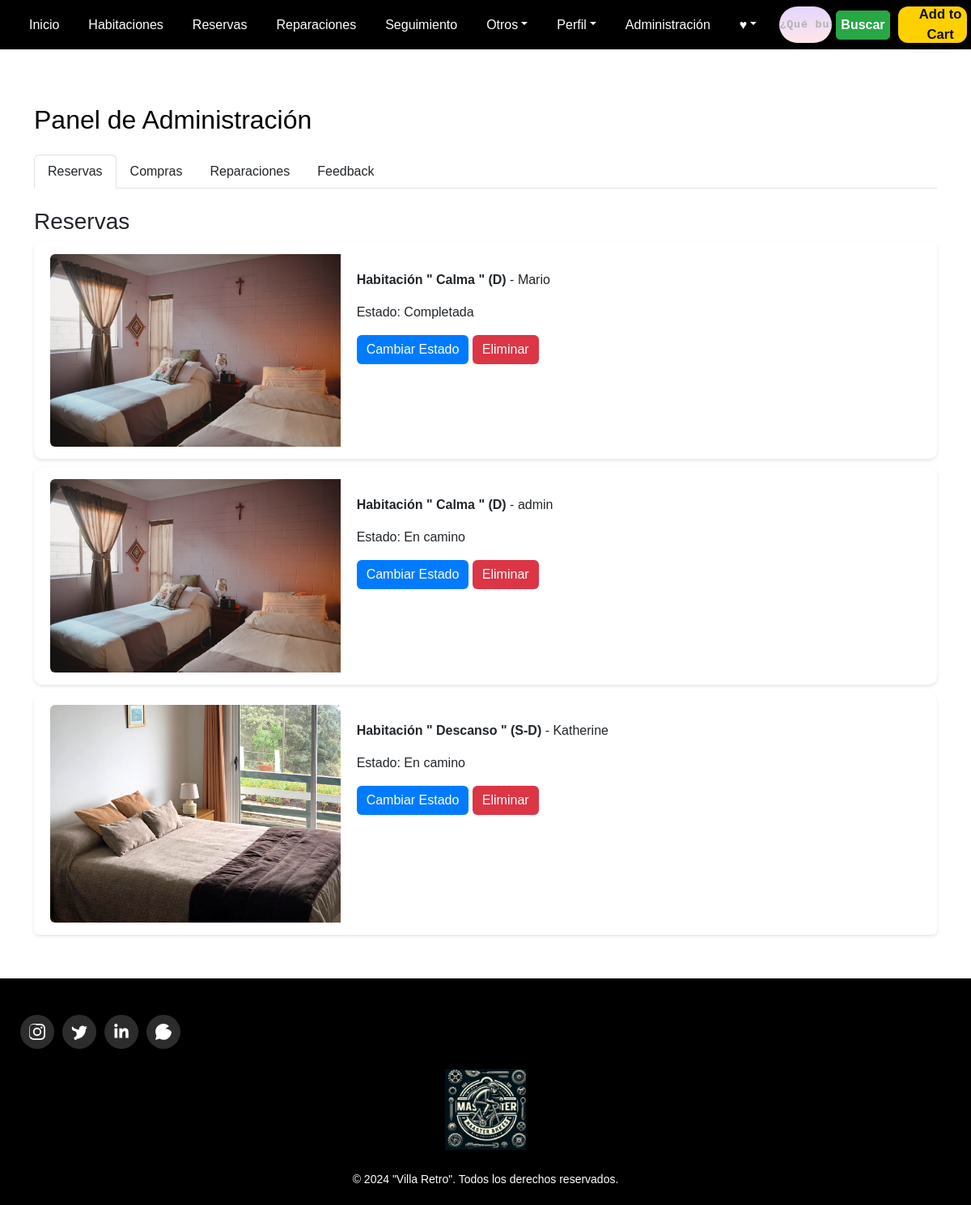
/crud/ (signed in), run on the app's committed database.
### masterbikes/models.py (models this page shows, shortened)
class Reserva(models.Model):
    usuario = models.ForeignKey(User, on_delete=models.CASCADE)
    bicicleta = models.ForeignKey(Bicicleta, on_delete=models.CASCADE)
    fecha_solicitud = models.DateTimeField(auto_now_add=True)
    fecha_entrega = models.DateTimeField()
    entregada = models.BooleanField(default=False)
    estado = models.CharField(max_length=50, default='En camino')

class Bicicleta(models.Model):
    nombre = models.CharField(max_length=100)
    descripcion = models.TextField()
    precio = models.DecimalField(max_digits=10, decimal_places=3)
    imagen = models.ImageField(upload_to='bicicletas/')

### masterbikes/views.py (the view)
# urls.py: path('crud/', views.crud, name='crud'),
@staff_member_required
def crud(request):
    reservas = Reserva.objects.all()
    compras = Compra.objects.all()
    reparaciones = Reparacion.objects.all()
    feedbacks = Feedback.objects.all()
    bicicletas = Bicicleta.objects.all()
    return render(request, 'masterbikes/Crud/crud.html', {
        'reservas': reservas,
        'compras': compras,
        'reparaciones': reparaciones,
        'feedbacks': feedbacks,
        'bicicletas': bicicletas,
    })

### masterbikes/Templates/masterbikes/Crud/crud.html (shortened to what this page needs)
{% load static %}
<!DOCTYPE html>
<html lang="es">
<head>
    {% load bootstrap5 %}
    {% bootstrap_css %}
    <link rel="stylesheet" href="{% static 'css/styles.css' %}">
    <link rel="stylesheet" href="{% static 'css/stylesIncludes.css' %}">
</head>
<body>
    {% include 'masterbikes/includes/header.html' %}
    <main class="main">
        <div class="container mt-5">
            <h2 class="mb-4">Panel de Administración</h2>
            <ul class="nav nav-tabs" id="crudTab" role="tablist">
                <li class="nav-item" role="presentation">
                    <button class="nav-link active text-dark" id="reservas-tab" data-bs-toggle="tab" data-bs-target="#reservas" type="button" role="tab" aria-controls="reservas" aria-selected="true">Reservas</button>
                </li>
                <li class="nav-item" role="presentation">
                    <button class="nav-link text-dark" id="compras-tab" data-bs-toggle="tab" data-bs-target="#compras" type="button" role="tab" aria-controls="compras" aria-selected="false">Compras</button>
                </li>
                <li class="nav-item" role="presentation">
                    <button class="nav-link text-dark" id="reparaciones-tab" data-bs-toggle="tab" data-bs-target="#reparaciones" type="button" role="tab" aria-controls="reparaciones" aria-selected="false">Reparaciones</button>
                </li>
                <li class="nav-item" role="presentation">
                    <button class="nav-link text-dark" id="feedback-tab" data-bs-toggle="tab" data-bs-target="#feedback" type="button" role="tab" aria-controls="feedback" aria-selected="false">Feedback</button>
                </li>
            </ul>
            <div class="tab-content" id="crudTabContent">
                <div class="tab-pane fade show active" id="reservas" role="tabpanel" aria-labelledby="reservas-tab">
                    <h3 class="mt-4">Reservas</h3>
                    <div class="list-group mb-4">
                        {% for reserva in reservas %}
                        <div class="list-group-item">
                            <div class="row g-0">
                                <div class="col-md-4">
                                    <img src="{{ reserva.bicicleta.imagen.url }}" class="img-fluid rounded-start bicicleta-img" alt="{{ reserva.bicicleta.nombre }}">
                                </div>
                                <div class="col-md-8">
                                    <div class="card-body">
                                        <p><strong>{{ reserva.bicicleta.nombre }}</strong> - {{ reserva.usuario.username }}</p>
                                        <p>Estado: {{ reserva.estado }}</p>
                                        <a href="{% url 'cambiar_estado_reserva' reserva.pk %}" class="btn btn-primary">Cambiar Estado</a>
                                        <a href="{% url 'eliminar_reserva' reserva.pk %}" class="btn btn-danger">Eliminar</a>
                                    </div>
                                </div>
                            </div>
                        </div>
                        {% endfor %}
                    </div>
                </div>
            </div>
        </div>
    </main>
    {% include 'masterbikes/includes/footer.html' %}
</body>
</html>

### masterbikes/Static/css/styles.css (style rules this page uses)
body { background-color: #f0f8ff; font-family: 'Arial', sans-serif; }
.main { padding: 20px; background-color: #ffffff; }
.btn-primary { background-color: #007bff; border-color: #007bff; }
h2 { font-size: 2rem; margin-bottom: 20px; color: #000000; }
.btn-primary { background-color: #007bff; border: none; }
.btn-danger { background-color: #dc3545; border: none; }
.card-body { padding: 20px; }
.list-group-item { border: none; padding: 15px 20px; margin-bottom: 10px; border-radius: 10px; background-color: #fff; box-shadow: 0 2px 4px rgba(0, 0, 0, 0.1); }

### data on the page
Reserva: bicicleta.imagen (picture), bicicleta.nombre "Habitación \" Calma \" (D)", usuario.username "Mario", estado "Completada"
Reserva: bicicleta.imagen (picture), bicicleta.nombre "Habitación \" Calma \" (D)", usuario.username "admin", estado "En camino"
Reserva: bicicleta.imagen (picture), bicicleta.nombre "Habitación \" Descanso \" (S-D)", usuario.username "Katherine", estado "En camino"
